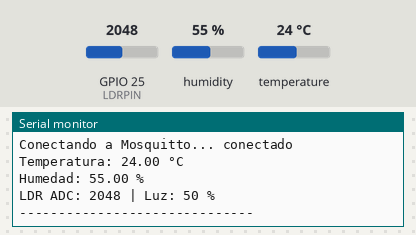
Bench run of a sketch on a simulated ESP32. On the bench: the last lines printed to the serial monitor. The test bench sets the inputs (shaded band); at power-on: humidity 55 %, GPIO 25 (LDRPIN) = 2048, temperature 24 °C (analog values on the 0–4095 scale). WiFi joins after 1.5 s; servers stay silent unless stated; no MQTT or app messages arrive unless stated.

Above: at 2.7 s.
2.8 s: humidity set to 22 %
5.5 s: GPIO 25 (LDRPIN) set to 2866
At 6.5 s:
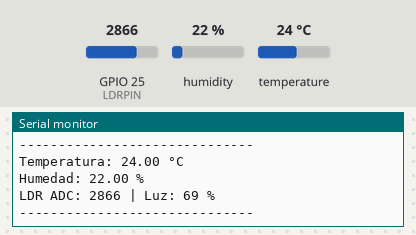
8.2 s: temperature set to 12 °C
10.9 s: GPIO 25 (LDRPIN) set to 3603
At 12.6 s:
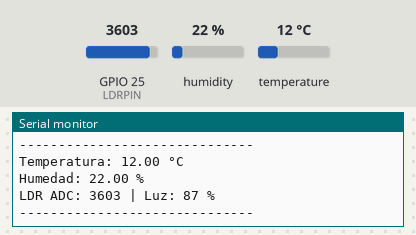
13.6 s: humidity set to 40 %
At 15.0 s:
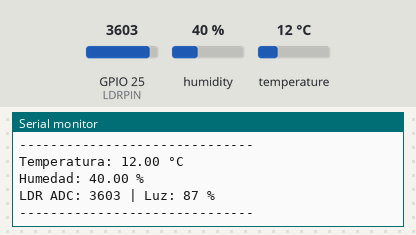
Timing chart, 0 to 16.6 s (numbered marks = the images above; inputs shaded):
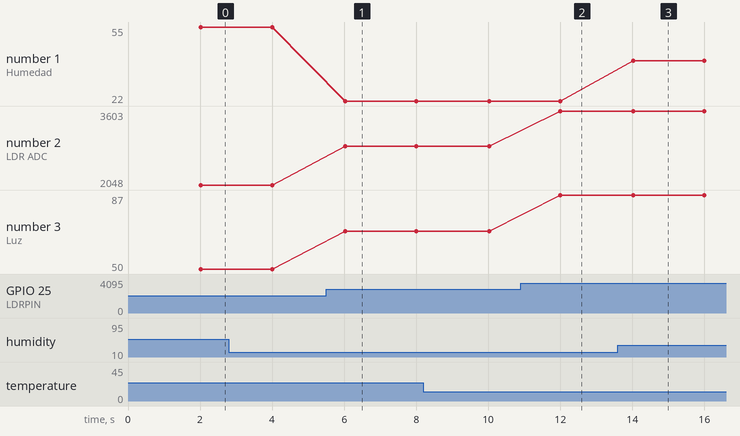

Measured:
- after the input at 5.5 s, the serial monitor: prints a new line after 0.53 s (image 1)
- after the input at 10.9 s, the serial monitor: prints a new line after 1.1 s (image 2)
- after the input at 13.6 s, the serial monitor: prints a new line after 0.43 s (image 3)
- plotted number 1: 22 → 40 after the input at 13.6 s
- plotted number 2: 2048 → 2866 after the input at 5.5 s, 2866 → 3603 after the input at 10.9 s
- plotted number 3: 50 → 69 after the input at 5.5 s, 69 → 87 after the input at 10.9 s

The sketch:

TALLER-LUNES-12.ino
```cpp
#include <WiFi.h>
#include <PubSubClient.h>
#include <DHT.h>

// ======================================================
// CONFIGURACIÓN MQTT
// ======================================================

const char* WIFI_SSID = "ARTEFACTOS";
const char* WIFI_PASSWORD = "s^3sQ#9teskVgnb";

// ======================================================
// CONFIGURACIÓN MQTT
// ======================================================

const char* MQTT_SERVER = "10.40.9.81";
const int MQTT_PORT = 1883;

// Topics utilizados por el dashboard React.
const char* TOPIC_TEMPERATURA = "clima/esp32/temperatura";
const char* TOPIC_HUMEDAD = "clima/esp32/humedad";
const char* TOPIC_LUZ = "clima/esp32/luz";


// ======================================================
// CONFIGURACIÓN DE SENSORES
// ======================================================

// (Estudiante)
// Definir los pines y objetos necesarios para los sensores.
#define DHTPIN 35
#define DHTTYPE DHT11
DHT dht(DHTPIN, DHTTYPE);

#define LDRPIN 25

WiFiClient wifiClient;
PubSubClient mqttClient(wifiClient);

// Enviar una lectura cada 2 segundos.
const unsigned long INTERVALO_ENVIO = 2000;

unsigned long ultimoEnvio = 0;

void conectarWiFi() {

  Serial.print("Conectando a WiFi");

  WiFi.begin(WIFI_SSID, WIFI_PASSWORD);

  while (WiFi.status() != WL_CONNECTED) {
    delay(500);
    Serial.print(".");
  }

  Serial.println();
  Serial.println("WiFi conectado");

  Serial.print("IP del ESP32: ");
  Serial.println(WiFi.localIP());
}

void conectarMQTT() {

  while (!mqttClient.connected()) {

    Serial.print("Conectando a Mosquitto...");

    // Crear un Client ID diferente para este ESP32.
    String clientId = "ESP32-";
    clientId += String(
      (uint32_t)(ESP.getEfuseMac() & 0xFFFFFFFF),
      HEX
    );

    if (mqttClient.connect(clientId.c_str())) {

      Serial.println(" conectado");

    } else {

      Serial.print(" error, rc=");
      Serial.print(mqttClient.state());
      Serial.println(". Reintentando en 2 segundos...");

      delay(2000);
    }
  }
}


// ======================================================
// LEER Y PUBLICAR SENSORES
// ======================================================

void publicarSensores() {

  /*
    (Estudiante)
      1. Obtener la temperatura.

      2. Obtener la humedad.

      3. Obtener la lectura del sensor de iluminación.

      4. Preparar los valores para poder publicarlos
         mediante MQTT.

      5. Publicar cada dato en su topic correspondiente:

         TOPIC_TEMPERATURA
         TOPIC_HUMEDAD
         TOPIC_LUZ

      6. Mostrar las mediciones en el Monitor Serial.
  */

  // 1. Obtener la temperatura
  float temperatura = dht.readTemperature();

  // 2. Obtener la humedad
  float humedad = dht.readHumidity();

  // 3. Obtener la lectura del sensor de iluminación
  int ldr_adc = analogRead(LDRPIN);

  // Convertir lectura ADC a porcentaje de luz (0-4095 -> 0-100%)
  int luz_porcentaje = map(ldr_adc, 0, 4095, 0, 100);

  if (isnan(temperatura) || isnan(humedad)) {
    return;
  }

  // 4. Preparar los valores para publicarlos
  String str_temp = String(temperatura, 2);
  String str_hum = String(humedad, 2);
  String str_luz = String(luz_porcentaje);

  // 5. Publicar cada dato
  mqttClient.publish(TOPIC_TEMPERATURA, str_temp.c_str());
  mqttClient.publish(TOPIC_HUMEDAD, str_hum.c_str());
  mqttClient.publish(TOPIC_LUZ, str_luz.c_str());

  // 6. Mostrar mediciones
  Serial.println("");
  Serial.print("Temperatura: ");
  Serial.print(str_temp);
  Serial.println(" °C");

  Serial.print("Humedad: ");
  Serial.print(str_hum);
  Serial.println(" %");

  Serial.print("LDR ADC: ");
  Serial.print(ldr_adc);
  Serial.print(" | Luz: ");
  Serial.print(str_luz);
  Serial.println(" %");
  Serial.println("------------------------------");
}

void setup() {

  Serial.begin(115200);

  // (Estudiante)
  // Inicializar los sensores y configurar los pines
  // necesarios.
  dht.begin();
  analogReadResolution(12);

  conectarWiFi();

  mqttClient.setServer(
    MQTT_SERVER,
    MQTT_PORT
  );
}

void loop() {

  // Si se pierde WiFi, volver a conectarse.
  if (WiFi.status() != WL_CONNECTED) {
    conectarWiFi();
  }

  // Si se pierde MQTT, volver a conectarse.
  if (!mqttClient.connected()) {
    conectarMQTT();
  }

  mqttClient.loop();


  // Publicar sensores cada 2 segundos.
  if (millis() - ultimoEnvio >= INTERVALO_ENVIO) {

    ultimoEnvio = millis();

    publicarSensores();
  }
}
```
